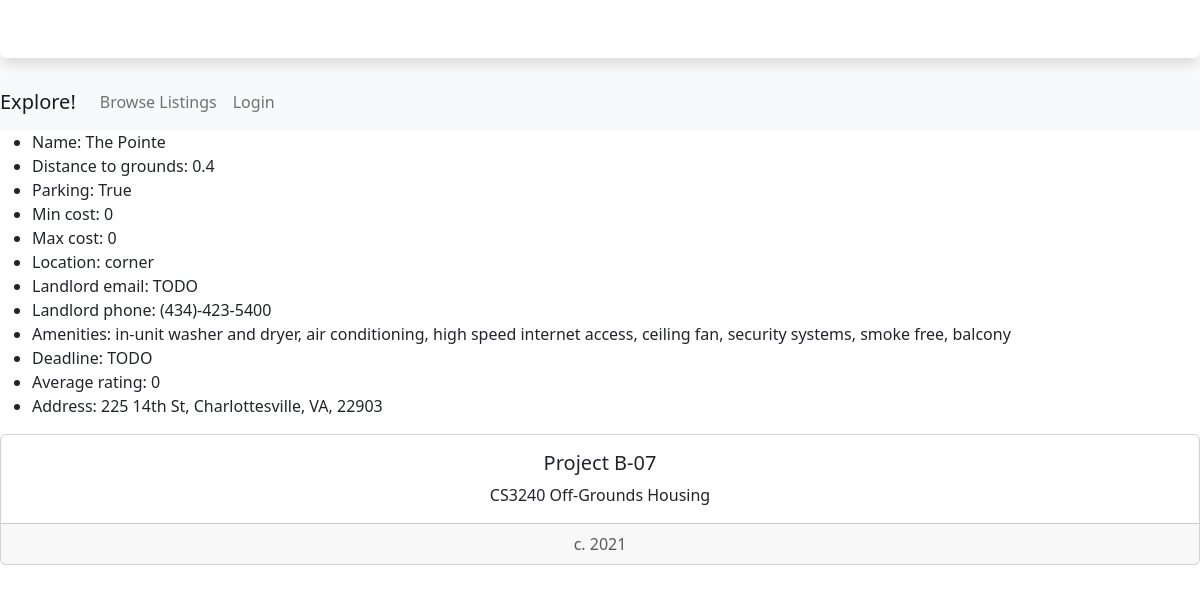
Page /housing/12/ on the earlier database version.
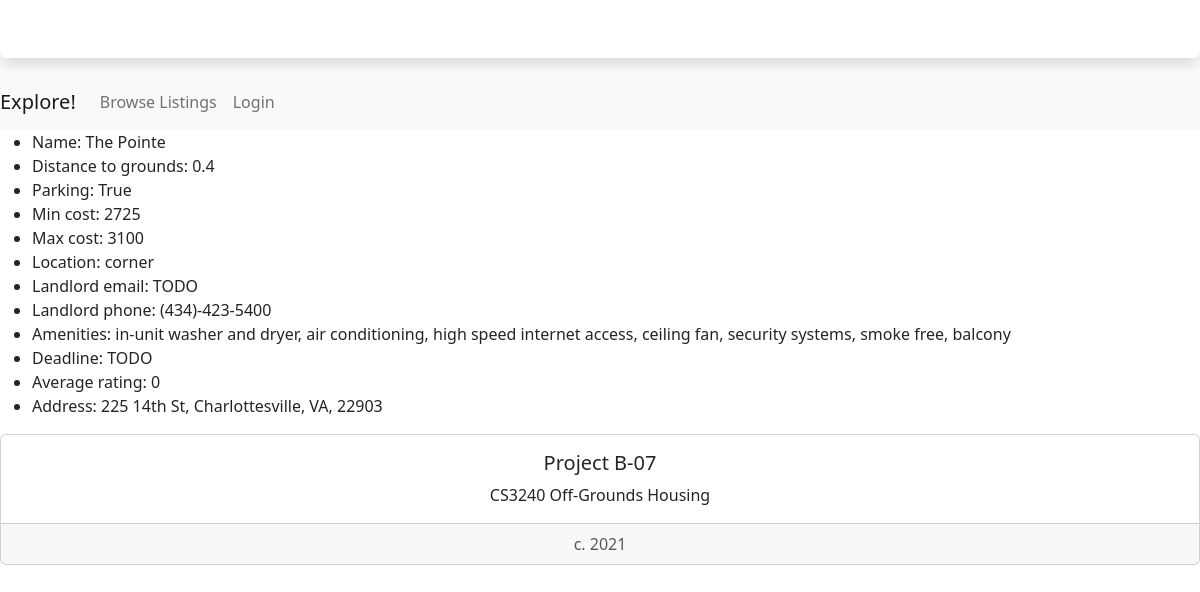
Same page on the later database version.
### housing/models.py (models this page shows, shortened)
class StudentHousing(models.Model):
    name = models.CharField(max_length=200)
    distToGrounds = models.FloatField(default=0)
    parking = models.BooleanField()
    minCost = models.IntegerField(default=0)
    maxCost = models.IntegerField(default=0)
    location = models.TextField(max_length=200, null=True)
    landlordEmail = models.CharField(max_length=200, null=True)
    landlordPhone = models.CharField(max_length=200, null=True)
    amenities = models.TextField(max_length=200, null=True)
    deadline = models.CharField(max_length=200, null=True)
    averageRating = models.IntegerField(default=0)
    address = models.TextField(max_length=200, null=True)
    image = models.ImageField(blank=True, null=True) #makes it optional to include an image

### housing/views.py (the view)
# urls.py: path('<int:pk>/', views.DetailView.as_view(), name='detail'),
class DetailView(generic.DetailView):
    model = StudentHousing
    template_name = 'housing/studentHousingOption.html'
    def get_queryset(self):
        return StudentHousing.objects

### housing/templates/housing/studentHousingOption.html (shortened to what this page needs)
<!doctype html>
<link href="https://cdn.jsdelivr.net/npm/bootstrap@5.1.1/dist/css/bootstrap.min.css" rel="stylesheet">
{% load bootstrap5 %}
{% bootstrap_css %}
<div style="width: 100%" class="shadow p-2 mb-3 bg-body rounded text-white">
    <h3 class="font-monospace text-center">Housing for UVA Students by B-07!</h3>
</div>
<nav class="navbar navbar-expand-lg navbar-light bg-light">
    <a class="navbar-brand">Explore!</a>
    <div class="collapse navbar-collapse" id="navbarNav">
        <ul class="navbar-nav">
        <li class="nav-item">
            <a class="nav-link" href="{% url 'housing:studentHousingList' %}">Browse Listings</a>
        </li>
            {% if user.is_authenticated %}
            <li class="nav-item">
                <a class="nav-link" href="{% url 'housing:logout' %}">Logout</a>
            </li>
            {% else %}
            <li class="nav-item">
                <a class="nav-link" href="{% url 'index' %}">Login</a>
            </li>
            {% endif %}
        </ul>
    </div>
</nav>
{% if studenthousing %}
    <ul>
        <li>Name: {{ studenthousing.name }}</li>
        <li>Distance to grounds: {{ studenthousing.distToGrounds }}</li>
        <li>Parking: {{ studenthousing.parking }}</li>
        <li>Min cost: {{ studenthousing.minCost }}</li>
        <li>Max cost: {{ studenthousing.maxCost }}</li>
        <li>Location: {{ studenthousing.location }}</li>
        <li>Landlord email: {{ studenthousing.landlordEmail }}</li>
        <li>Landlord phone: {{ studenthousing.landlordPhone }}</li>
        <li>Amenities: {{ studenthousing.amenities }}</li>
        <li>Deadline: {{ studenthousing.deadline }}</li>
        <li>Average rating: {{ studenthousing.averageRating }}</li>
        <li>Address: {{ studenthousing.address }}</li>
    </ul>
{% else %}
    <p>No housing details are available.</p>
{% endif %}
<div style="bottom:0; width:100%" class="card text-center">
    <div class="card-body">
      <h5 class="card-title">Project B-07</h5>
      <p class="card-text">CS3240 Off-Grounds Housing</p>
    </div>
    <div class="card-footer text-muted">
      c. 2021
    </div>
</div>

Differences in the rows shown:
changed StudentHousing "The Pointe": minCost "0" → "2725"; maxCost "0" → "3100"
